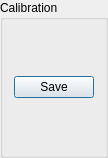
<?xml version="1.0" encoding="UTF-8"?>
<ui version="4.0">
 <class>CalibrationPanel</class>
 <widget class="QGroupBox" name="CalibrationPanel">
  <property name="geometry">
   <rect>
    <x>0</x>
    <y>0</y>
    <width>95</width>
    <height>158</height>
   </rect>
  </property>
  <property name="windowTitle">
   <string>Calibration</string>
  </property>
  <property name="title">
   <string>Calibration</string>
  </property>
  <layout class="QVBoxLayout" name="verticalLayout">
   <item>
    <widget class="QDialogButtonBox" name="buttonBox">
     <property name="standardButtons">
      <set>QDialogButtonBox::Save</set>
     </property>
    </widget>
   </item>
  </layout>
 </widget>
 <resources/>
 <connections/>
</ui>
